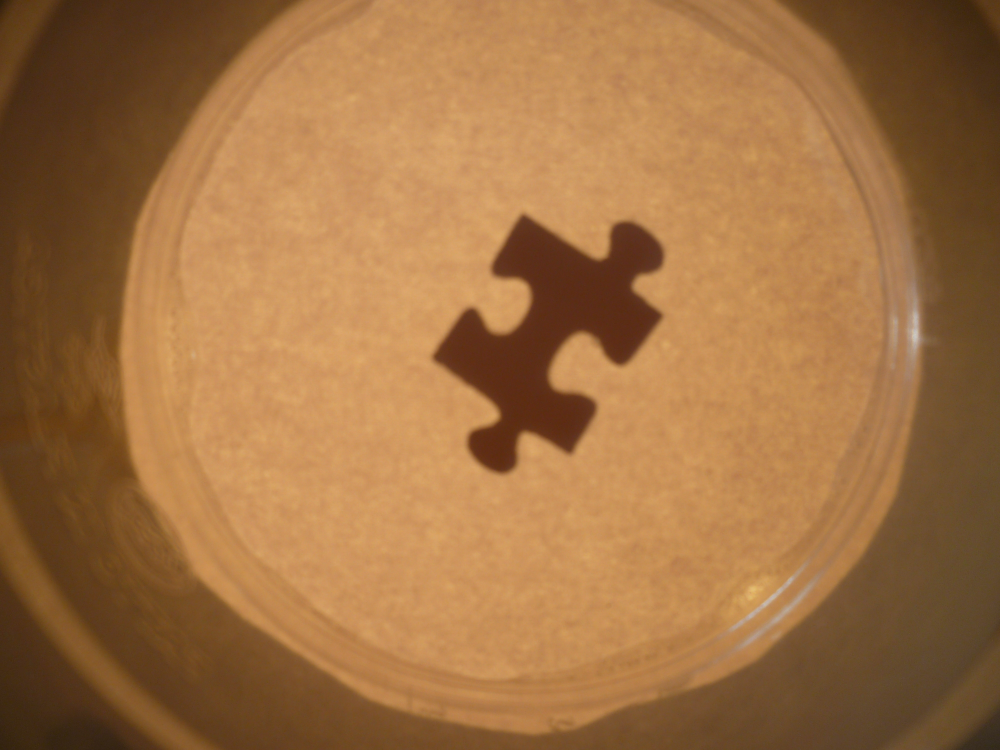
#> input picture data/0003.JPG, 4000 x 3000 px, given as the content of the folder data/puzzle, which was not available (shown at 1/4 size)
$ python detector_piece.py --image data/0003.JPG
#> lines starting #> are read from the running program, lines starting #| are printed output that depends on the picture; after the words box and inside, x2 and y2 are one past the last pixel; in counts of white or black regions, pixels touching at a corner belong together; long printed decimals are rounded; pictures that were not available may be replaced by others from this repository, and a replacement may not be noted
import cv2
import numpy as np
import matplotlib.pyplot as plt
import os
import json
from pathlib import Path
import argparse

DEBUG=False
DEBUG=True

list_pieces = {}
list_images_pieces = {}
class Piece:
    def __init__(self, piece_id, img_thresh, contour, area, perimeter, bounding_rect, min_area_rect, box_points, hull, solidity, aspect_ratio, extent):
        self.piece_id = piece_id
        self.img_thresh = img_thresh
        self.contour = contour
        self.area = area
        self.perimeter = perimeter
        self.bounding_rect = bounding_rect
        self.min_area_rect = min_area_rect
        self.box_points = box_points
        self.hull = hull
        self.solidity = solidity
        self.aspect_ratio = aspect_ratio
        self.extent = extent

def i2grid(index, n_cols=10, start=0):
    """
    Convert a linear index to a grid position (row, col).
    """
    row = (index - start) // n_cols
    col = (index - start) % n_cols
    return row, col

def plot_list_images_pipeline(list_images, suptitle="Image Processing Pipeline"):
    """
    Plot a list of images in a grid layout with at most 4 columns.
    """
    num_images = len(list_images)
    cols = 3
    rows = (num_images + cols - 1) // cols

    fig, axes = plt.subplots(rows, cols, figsize=(15, 5 * rows))
    fig.suptitle(suptitle, fontsize=16, fontweight='bold')
    axes = axes.flatten()

    for i, (title, img) in enumerate(list_images.items()):
        if i < len(axes):
            if len(img.shape) == 2:  # Grayscale
                axes[i].imshow(img, cmap='gray')
            else:  # Color
                axes[i].imshow(cv2.cvtColor(img, cv2.COLOR_BGR2RGB))
            axes[i].set_title(title, fontsize=12, fontweight='bold')
            axes[i].axis('off')

    # Hide unused subplots
    for i in range(len(list_images), len(axes)):
        axes[i].axis('off')

    plt.tight_layout()
    plt.show()
    plt.savefig("data/results/pipeline.png", dpi=300, bbox_inches='tight')

def extract_pieces_from_file(img_path, min_area=1000, plot=False)->Piece:
    """
    Detect puzzle pieces in an image and return analysis results.
    """
#> called with min_area = 1000, plot = False
    list_images_pipeline = {}
    img_rgb = cv2.imread(str(img_path))
#> img_rgb is the input picture: shape (3000, 4000, 3); mean B, G, R 67.1, 113, 159.7
    if img_rgb is None:
        print(f"Could not read image: {img_path}")
        return None

    list_images_pipeline["00-original"] = img_rgb

    # --- Preprocessing with simple threshold ---
    def _trim_thresh(img_rgb):
        img_gray = cv2.cvtColor(img_rgb, cv2.COLOR_BGR2GRAY)
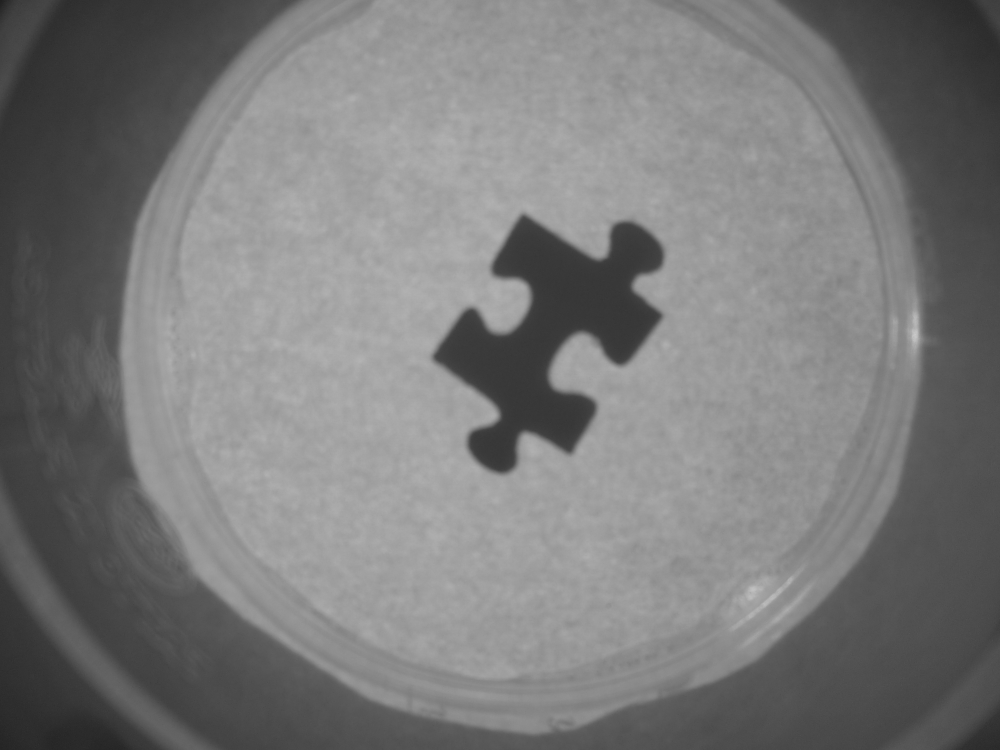
#> img_gray: shape (3000, 4000) (shown at 1/4 size); min 27, max 206, mean 121.7
        h, w = img_gray.shape[:2]
#> h = 3000; w = 4000
        center_x, center_y = w // 2, h // 2
#> center_x = 2000; center_y = 1500
        radius = 60
        sz = int((radius / 100) * min(h, w))
#> sz = 1800
        half_sz = sz // 2
#> half_sz = 900
        x1, y1, x2, y2 = max(0, center_x - half_sz), max(0, center_y - half_sz), min(w, center_x + half_sz), min(h, center_y + half_sz)
#> x1 = 1100; y1 = 600; x2 = 2900; y2 = 2400
        img_trimmed = img_gray[y1:y2, x1:x2]
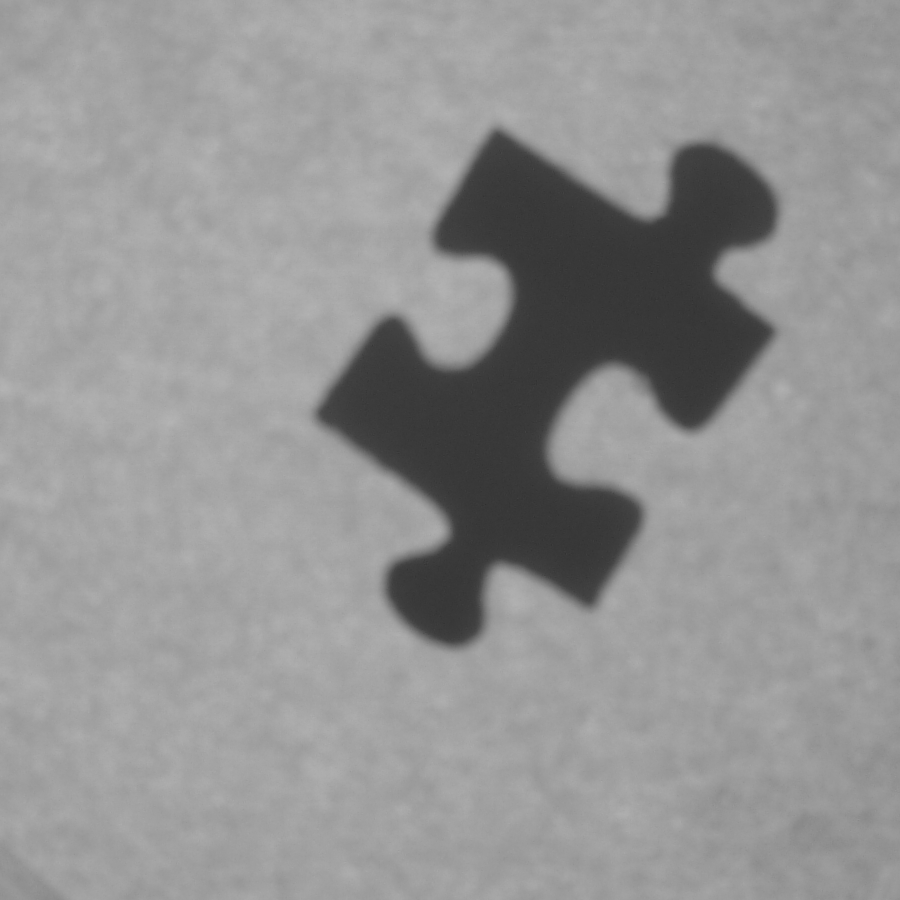
#> img_trimmed: shape (1800, 1800) (shown at 1/2 size); min 41, max 181, mean 147.1
        list_images_pipeline["01-grey-trimmed"] = img_trimmed

        _, img_thresh_fixed = cv2.threshold(img_trimmed, 110, 255, cv2.THRESH_BINARY)
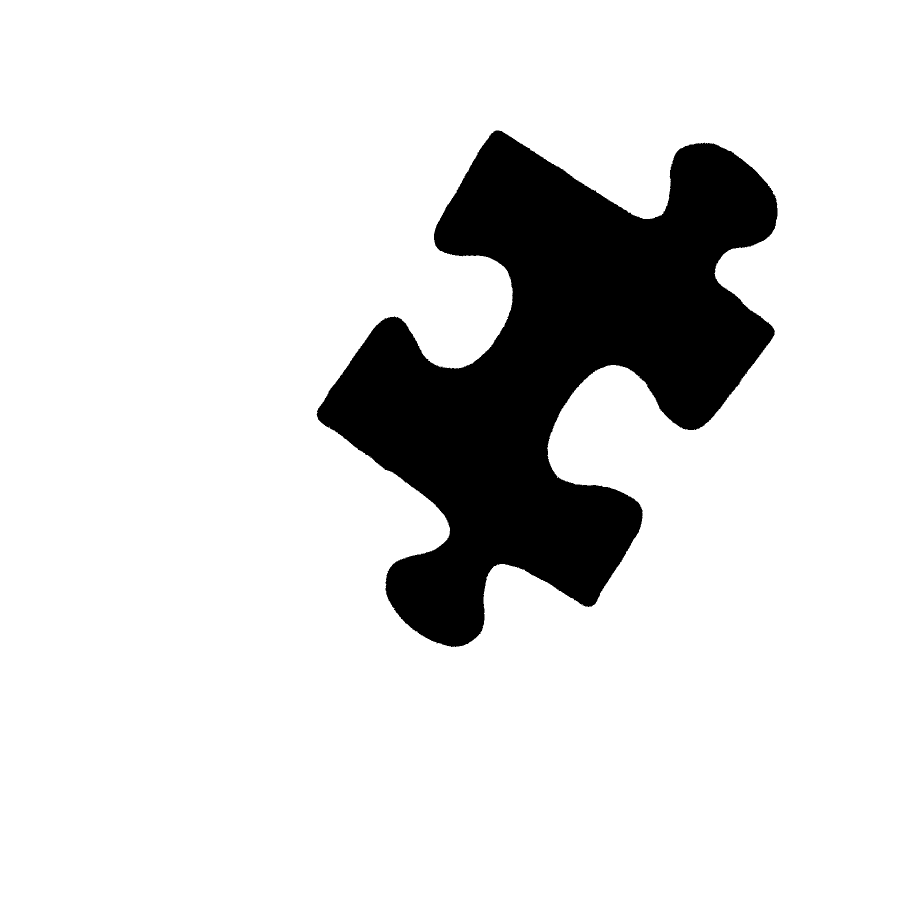
#> img_thresh_fixed: shape (1800, 1800) (shown at 1/2 size); 86.1% white; 1 black region, box (x1, y1, x2, y2) and area: (633, 261, 1555, 1294) 449228
        _, img_thresh_otsu = cv2.threshold(img_trimmed, 110, 255, cv2.THRESH_BINARY + cv2.THRESH_OTSU)
#> img_thresh_otsu: shape (1800, 1800); 86.1% white; 1 black region
        return img_thresh_fixed, img_thresh_otsu

    img_thresh_fixed, img_thresh_otsu = _trim_thresh(img_rgb)

    list_images_pipeline["02-thresh-fixed"] = img_thresh_fixed
    list_images_pipeline["02-thresh-otsu"] = img_thresh_otsu

    # --- Contour extraction ---
    def get_valid_contours(img_thresh):
        contours, _ = cv2.findContours(img_thresh, cv2.RETR_TREE, cv2.CHAIN_APPROX_NONE)
#> contours = 6 contours, 4 with area under 20; largest, box (x1, y1, x2, y2) and area: (0, 0, 1800, 1800) 3236401, (632, 260, 1557, 1295) 452620
        return contours

    def contour2piece(contour) -> Piece:
        area = cv2.contourArea(contour)
        perimeter = cv2.arcLength(contour, True)
        x, y, w, h = cv2.boundingRect(contour)
        rect = cv2.minAreaRect(contour)
        box = np.int8(cv2.boxPoints(rect))
        hull = cv2.convexHull(contour)
        hull_area = cv2.contourArea(hull)

        return Piece(
            piece_id=i2grid(10),
            img_thresh = img_thresh_fixed,
            contour=contour,
            area=area,
            perimeter=perimeter,
            bounding_rect=(x, y, w, h),
            min_area_rect=rect,
            box_points=box,
            hull=hull,
            solidity=float(area / hull_area) if hull_area > 0 else 0,
            aspect_ratio=float(w / h) if h > 0 else 0,
            extent=float(area / (w * h)) if w * h > 0 else 0,
        )

    contours_otsu = get_valid_contours(img_thresh_otsu)
#> contours_otsu has the same summary as contours in get_valid_contours
    contours_fixed = get_valid_contours(img_thresh_fixed)
#> in get_valid_contours (call 2), `contours, _ = cv2.findContours(img_thresh, cv2.RETR_TREE, cv2.CHAIN_AP..`: contours = 4 contours, 2 with area under 20; largest, box (x1, y1, x2, y2) and area: (0, 0, 1800, 1800) 3236401, (632, 260, 1556, 1295) 451342
#> contours_fixed has the same summary as contours in get_valid_contours


    def filter_pieces(pieces, min_perimeter=200, max_perimeter=7500, min_area=150000, max_area=700000):
        #return [p for p in pieces if p.area > min_area and p.area < max_area]
        return [p for p in pieces if p.aspect_ratio != 1 and p.perimeter > min_perimeter and p.perimeter < max_perimeter]

    pieces_otsu = [contour2piece(c) for c in contours_otsu]
#> pieces_otsu = 6 items
    pieces_fixed = [contour2piece(c) for c in contours_fixed]
#> pieces_fixed = 4 items
    pieces_otsu = filter_pieces(
        pieces_otsu,
        min_perimeter = 100,
        max_perimeter=7000,
        min_area=20,
        max_area=8000
    )
#> pieces_otsu = 1 item
    pieces_fixed = filter_pieces(
        pieces_fixed,
        min_perimeter = 100,
        max_perimeter=8000,
        min_area=20,
        max_area=10000
    )
#> pieces_fixed = 1 item

    img_otsu_full_contours = cv2.cvtColor(img_thresh_otsu.copy(), cv2.COLOR_GRAY2BGR)
#> img_otsu_full_contours: shape (1800, 1800, 3); 86.1% white; 1 black region, box (x1, y1, x2, y2) and area: (633, 261, 1556, 1294) 450513
    img_fixed_full_contours = cv2.cvtColor(img_thresh_fixed.copy(), cv2.COLOR_GRAY2BGR)

    print("#####################################################################")
    print(f"num pieces otsu: {len(pieces_otsu)}")
#| num pieces otsu: 1
    print(f"num pieces fixed: {len(pieces_fixed)}")
#| num pieces fixed: 1
    full_pieces_fixed = pieces_fixed.copy()
#> full_pieces_fixed = 1 item
    full_pieces_otsu = pieces_otsu.copy()
#> full_pieces_otsu = 1 item
    # pieces_fixed = filter_pieces(pieces_fixed)
    # pieces_otsu = filter_pieces(pieces_otsu)
    print(f"num pieces otsu: {len(pieces_otsu)}")
#| num pieces otsu: 1
    print(f"num pieces fixed: {len(pieces_fixed)}")
#| num pieces fixed: 1
    try:
        assert len(pieces_fixed) > 0 or len(pieces_otsu) > 0
    except:
        print("No pieces found!")
        for p in full_pieces_fixed+full_pieces_otsu:
            print(f"Piece {p.piece_id}: Area={p.area}, Perimeter={p.perimeter}, BoundingRect={p.bounding_rect}, Solidity={p.solidity:.2f}, AspectRatio={p.aspect_ratio:.2f}, Extent={p.extent:.2f}")
        list_images_pipeline["02b-full-contours-otsu"] = img_otsu_full_contours
        list_images_pipeline["02b-full-contours-fixed"] = img_fixed_full_contours
        print(f"Image: {img_path}")
        return None #TODO remove line
        plot_list_images_pipeline(list_images_pipeline)
        if input("Continue? (y/n)") != "y":
            return None

    for p in pieces_fixed+pieces_otsu:
        print(f"Piece {p.piece_id}: Area={p.area}, Perimeter={p.perimeter}, BoundingRect={p.bounding_rect}, Solidity={p.solidity:.2f}, AspectRatio={p.aspect_ratio:.2f}, Extent={p.extent:.2f}")
#> this loop made 2 passes
#| Piece (1, 0): Area=451342.0, Perimeter=5103.848, BoundingRect=(632, 260, 924, 1035), Solidity=0.69, AspectRatio=0.89, Extent=0.47
#| Piece (1, 0): Area=452619.5, Perimeter=5081.949, BoundingRect=(632, 260, 925, 1035), Solidity=0.69, AspectRatio=0.89, Extent=0.47


    img_otsu_contours = cv2.cvtColor(img_thresh_otsu.copy(), cv2.COLOR_GRAY2BGR)
    img_fixed_contours = cv2.cvtColor(img_thresh_fixed.copy(), cv2.COLOR_GRAY2BGR)

    for i,p in enumerate(pieces_fixed):
        cv2.drawContours(img_fixed_contours, [p.contour], -1, (0,255,0), 2)
#> this loop made 1 pass
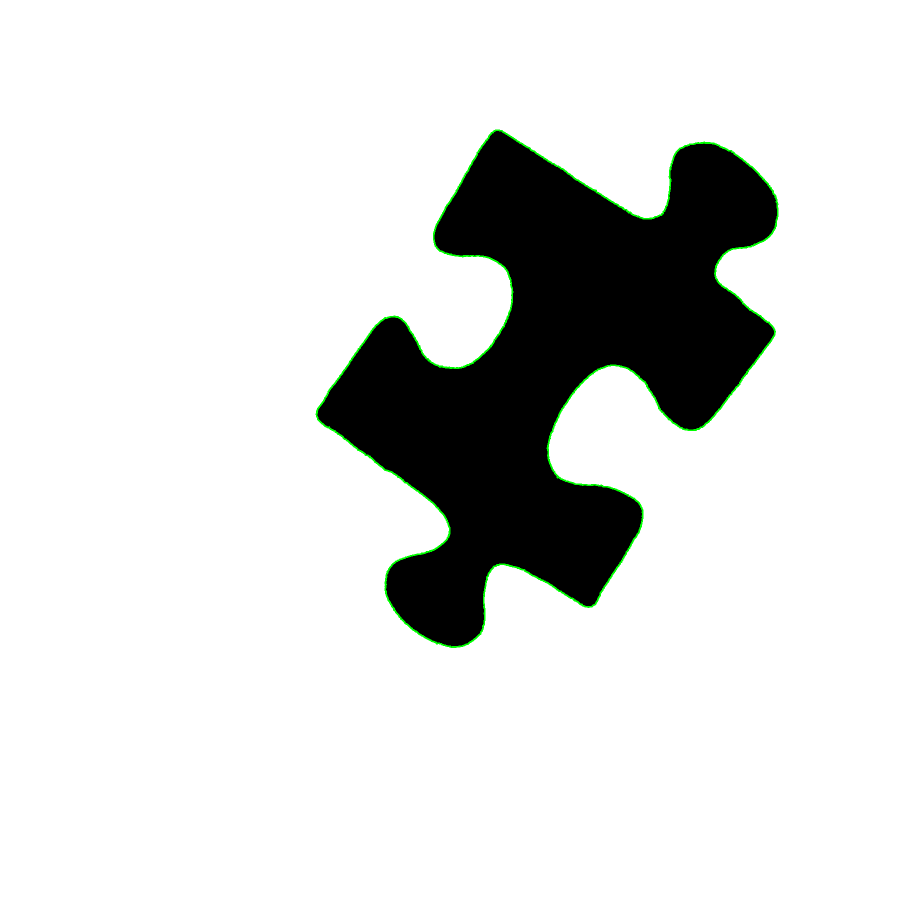
#> img_fixed_contours: shape (1800, 1800, 3) (shown at 1/2 size); mean B, G, R 218.8, 220.1, 218.8

    for i,p in enumerate(pieces_otsu):
        cv2.drawContours(img_otsu_contours, [p.contour], -1, (0,255,0), 2)
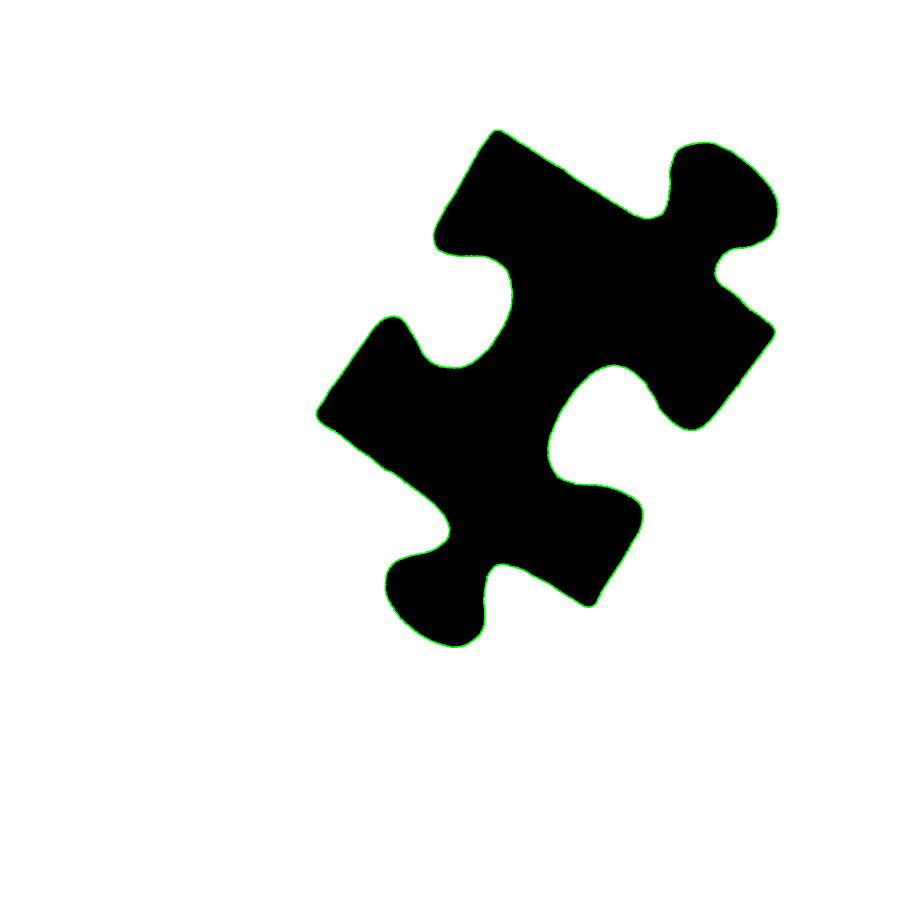
#> img_otsu_contours: shape (1800, 1800, 3) (shown at 1/2 size); mean B, G, R 218.7, 220, 218.7

    list_images_pipeline[f"03-contours-otsu--{len(contours_otsu)}"] = img_otsu_contours
    list_images_pipeline[f"04-contours-fixed--{len(contours_fixed)}"] = img_fixed_contours
    #plot_list_images_pipeline(list_images_pipeline)

    list_images_pieces[img_path.name] = img_otsu_contours
    return [pieces_fixed+pieces_otsu][0]


    # [43 lines of commented-out code are left out]
    return None


def main():
    parser = argparse.ArgumentParser(description='Detect puzzle pieces in images')
    parser.add_argument('--data-folder', default='data/puzzle', help='Folder containing images')
    parser.add_argument('--image', help='Specific image to process (optional)')
    parser.add_argument('--no-viz', action='store_true', help='Skip visualization')
    # Method is now fixed to simple_threshold only

    args = parser.parse_args()

    #img_path = Path(args.image)
    img_path = "data/puzzle"


    list_pieces = {}
    for img_path in Path(args.data_folder).glob("*.JPG"):
        piece = extract_pieces_from_file(img_path)
#> piece = 2 items
        list_pieces[img_path.name] = piece


    # save list pieces
    import pickle
    with open('data/results/list_pieces.pkl', 'wb') as f:
        pickle.dump(list_pieces, f)

    #plot_list_images_pipeline(list_images_pieces)


if __name__ == "__main__":
    main()
